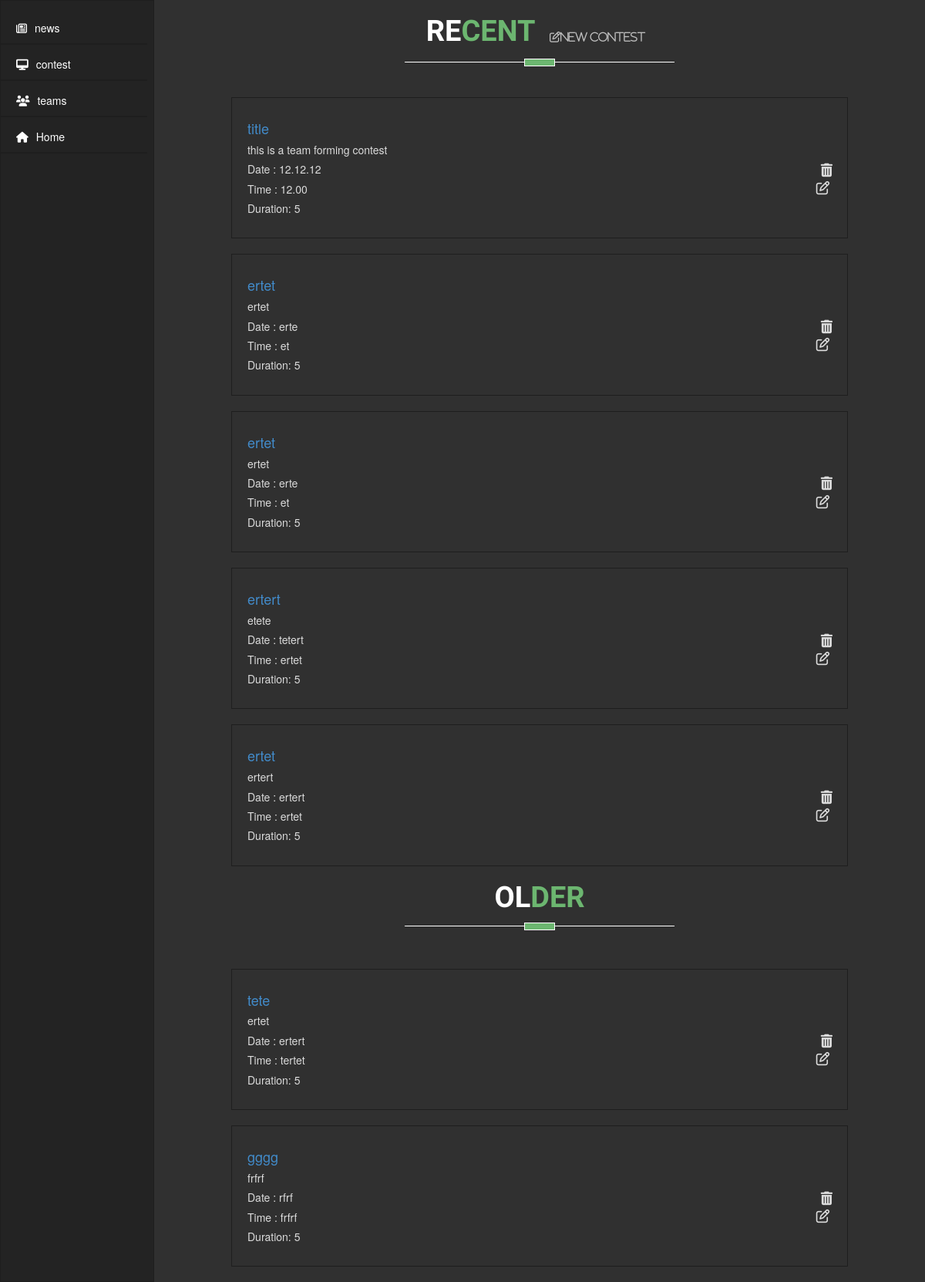
/news/contests/ (signed in), run on the app's committed database.
### news/models.py (models this page shows, shortened)
class Contest(models.Model):
    title = models.CharField(max_length=500)
    description = models.CharField(max_length=1000, blank=True)
    url = models.CharField(max_length=200)
    date = models.CharField(max_length=20, blank=True)
    time = models.CharField(max_length=20, blank=True)
    duration = models.IntegerField(default=5, blank=True)

### news/views.py (the view)
@user_passes_test(lambda u: u.is_authenticated, login_url=reverse_lazy('home:admin-err'))
def contest_page(request):
    all_contest = []
    contest = Contest.objects.all()
    for c in contest[::-1]:
        all_contest.append(c)
    recent = []
    older = []
    for c in all_contest[:5]:
        recent.append(c)
    for c in all_contest[5:]:
        older.append(c)
    context = {
        'older': older,
        'recent': recent,
    }
    return render(request, 'news/contest_page.html', context)

### news/templates/news/contest_page.html (shortened to what this page needs)
{% extends 'news/news_base.html' %} {% block style %} {% load staticfiles %}
<link rel="stylesheet" type="text/css" href="{% static 'news/css/news_page.css' %}" /> {% endblock %}{% block left-nav %}
<ul>
    <li><a href="{% url 'news:news-page' %}"><i class="fa fa-newspaper-o" aria-hidden="true" style="padding-right:10px;"></i>news</a></li>
    <li><a href=""><i class="fa fa-desktop"></i>contest</a></li>
    <li><a href="{% url 'news:teams-page' %}"><i class="fa fa-users"></i>teams</a></li>
    <li><a href="{% url 'home:index' %}"><i class="fa fa-home" aria-hidden="true"></i>Home</a></li>
</ul>
{% endblock %} {% block body %}
<div class="post-block">
    <div class="title text-center wow fadeIn" data-wow-duration="1500ms">
        <h2>Re<span class="two-color">cent</span> {% if user.is_superuser %}
        <a href="{% url 'news:add-contest' %}" class="edit-ico"><i class="fa fa-edit">new contest</i></a> {% endif %}</h2>
        <div class="border"></div>
    </div>
    {% for contest in recent %}
    <div class="single-post">
        <div class="from-info">
            <h4><a href="{{contest.url}}">{{contest.title}}</a></h4>
            <h5>{{contest.description}}</h5>
            <h5>Date : {{contest.date}}</h5>
            <h5>Time : {{contest.time}}</h5>
            <h5>Duration: {{contest.duration}}</h5>
        </div>
        {% if user.is_superuser %}
        <div class="option">
            <form action="{% url 'news:delete-contest' contest.id %}" method="post">
                <button class="mybtn-red" type="submit"><i class="fa fa-trash fa-lg"></i></button>
            </form>
            <a class="mybtn" href="{% url 'news:edit-contest' contest.id %}"><i class="fa fa-edit fa-lg"></i></a>
        </div>
        {% endif %}
    </div>
    {% endfor %}
</div>
<div class="post-block">
    <div class="title text-center wow fadeIn" data-wow-duration="1500ms">
        <h2>Ol<span class="two-color">der</span>
        <div class="border"></div>
    </div>
    {% for contest in older %}
    <div class="single-post">
        <div class="from-info">
          <h4><a href="{{contest.url}}">{{contest.title}}</a></h4>
          <h5>{{contest.description}}</h5>
          <h5>Date : {{contest.date}}</h5>
          <h5>Time : {{contest.time}}</h5>
          <h5>Duration: {{contest.duration}}</h5>
        </div>
        {% if user.is_superuser %}
        <div class="option">
            <form action="{% url 'news:delete-contest' contest.id %}" method="post">
                <button class="mybtn-red" type="submit"><i class="fa fa-trash fa-lg"></i></button>
            </form>
            <a class="mybtn" href="{% url 'news:edit-contest' contest.id %}"><i class="fa fa-edit fa-lg"></i></a>
        </div>
        {% endif %}
    </div>
    {% endfor %}
</div>{% endblock %}

### news/static/news/css/news.css (style rules this page uses)
body { margin-left: 200px; background-color: #303030; color: gainsboro; }
a, a:hover { text-decoration: none; }
ul { margin: 0px; padding-top: 10px; padding-left: 0px; }
ul li { list-style: none; text-decoration: none; }
ul li a { display: block; width: 190px; border-bottom: 2px solid #1e1e1e; padding-top: 5px; padding-left: 10px; text-decoration: none; }
.left-navbar a, .left-navbar a:hover { color: #fff !important; line-height: 40px; display: inline-block; }
.fa { padding: 10px; }

### news/static/news/css/news_page.css (style rules this page uses)
.two-color { color: #6CB670; }
.title { padding-bottom: 30px; }
.title h2 { font-family: 'Federo', sans-serif; text-transform: uppercase; font-weight: 700; font-size: 38px; color: #fff; }
.border { border-top: 1px solid #fff; height: 1px; margin: 15px auto 0; position: relative; width: 35%; padding-bottom: 15px; }
.border:before { background-color: #6CB670; border: 1px ridge #fff; content: ""; height: 10px; left: 50%; margin-left: -20px; position: absolute; top: -5px; width: 40px; }
.edit-ico i { text-decoration: none; font-size: 14px; color: white; opacity: .7; }
.single-post { width: 80%; border: 1px solid #1e1e1e; display: block; margin: auto; margin-bottom: 20px; padding: 20px; }
.mybtn, .mybtn-red { background-color: transparent; border: none; color: gainsboro; padding-right: 10px; }
.option { position: absolute; right: 0; padding-right: 100px; margin-top: -80px; }
.from-info h4 { color: #1dcaff; }

### data on the page
Contest: title "title", description "this is a team forming contest", date "12.12.12", time "12.00", duration "5"
Contest: title "ertet", description "ertet", date "erte", time "et", duration "5"
Contest: title "ertet", description "ertet", date "erte", time "et", duration "5"
Contest: title "ertert", description "etete", date "tetert", time "ertet", duration "5"
Contest: title "ertet", description "ertert", date "ertert", time "ertet", duration "5"
Contest: title "tete", description "ertet", date "ertert", time "tertet", duration "5"
Contest: title "gggg", description "frfrf", date "rfrf", time "frfrf", duration "5"
